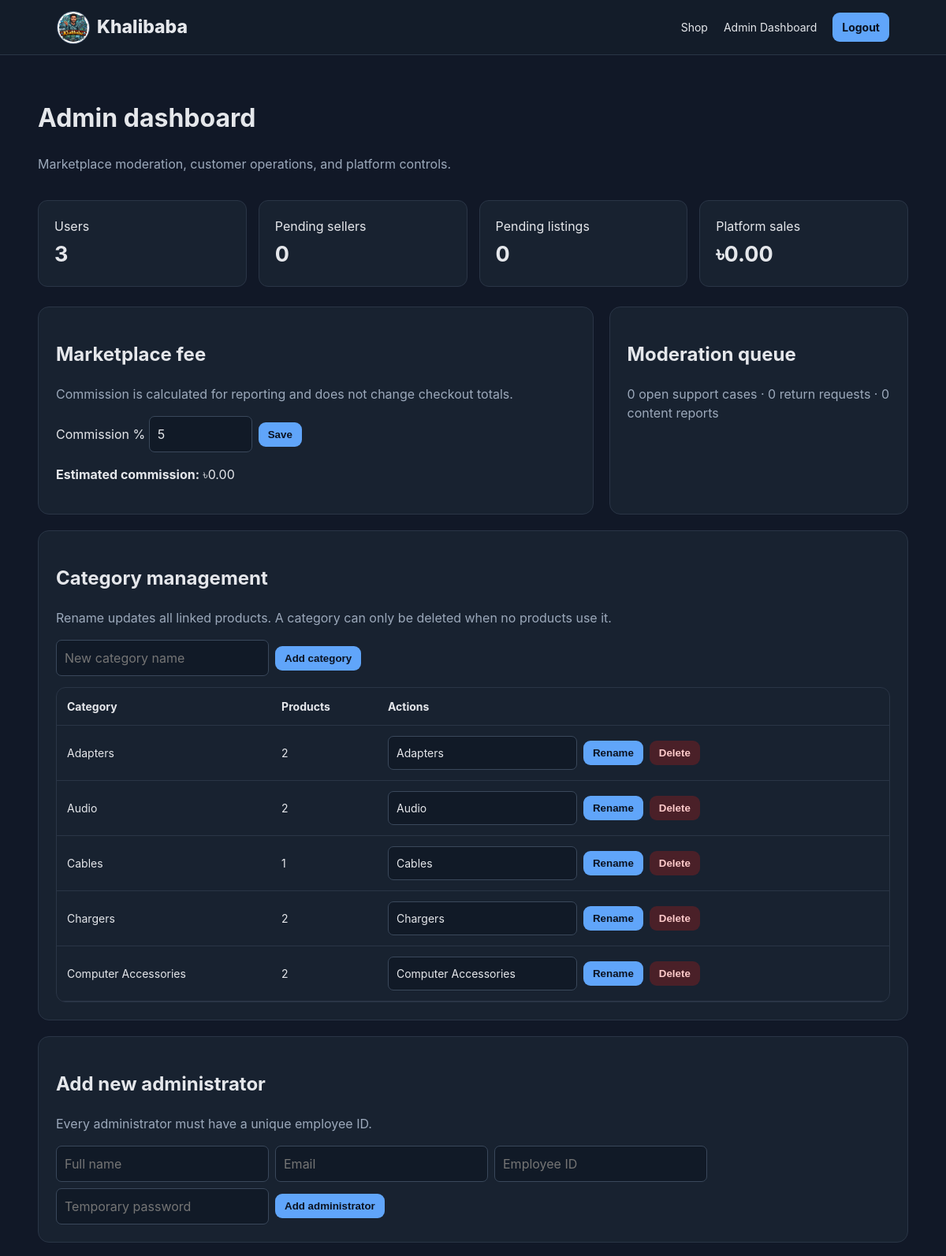
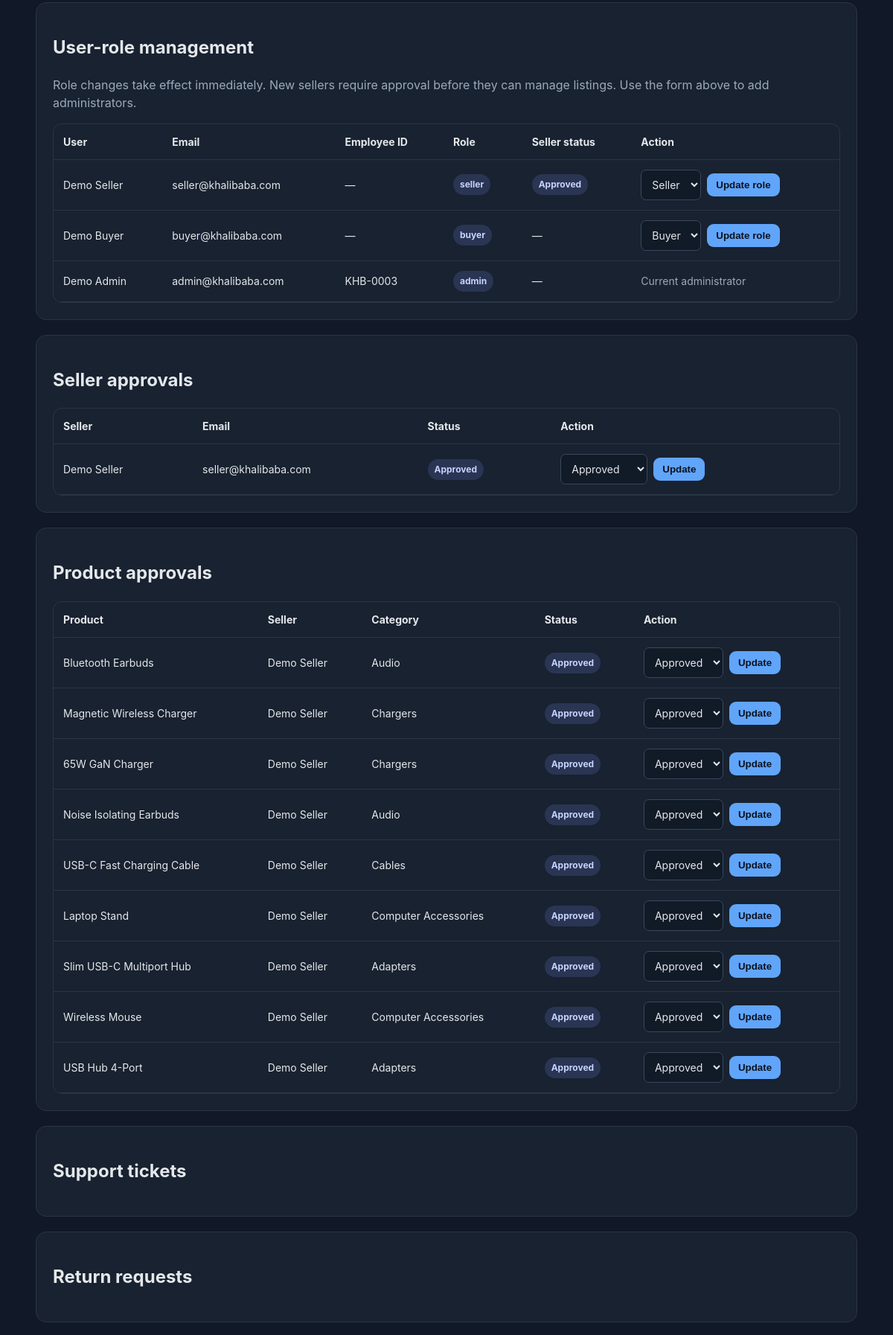
The page /admin/dashboard.php (signed in, upper part) on the database its author committed (2 pictures, top to bottom).
### tables this page shows
CREATE TABLE marketplace_settings (setting_key VARCHAR(80) PRIMARY KEY, setting_value VARCHAR(255) NOT NULL, updated_at TIMESTAMP DEFAULT CURRENT_TIMESTAMP ON UPDATE CURRENT_TIMESTAMP);

CREATE TABLE categories (
    id INT AUTO_INCREMENT PRIMARY KEY,
    name VARCHAR(80) NOT NULL UNIQUE,
    created_at TIMESTAMP DEFAULT CURRENT_TIMESTAMP
);

CREATE TABLE users (
    id INT AUTO_INCREMENT PRIMARY KEY,
    name VARCHAR(100) NOT NULL,
    email VARCHAR(150) NOT NULL UNIQUE,
    password VARCHAR(255) NOT NULL,
    role ENUM('buyer','seller','admin') NOT NULL DEFAULT 'buyer',
    employee_id VARCHAR(50) NULL UNIQUE,
    seller_status ENUM('Pending','Approved','Suspended') NOT NULL DEFAULT 'Approved',
    created_at TIMESTAMP DEFAULT CURRENT_TIMESTAMP
);

CREATE TABLE products (
    id INT AUTO_INCREMENT PRIMARY KEY,
    seller_id INT NOT NULL,
    name VARCHAR(150) NOT NULL,
    category VARCHAR(80) NOT NULL,
    description TEXT,
    price DECIMAL(10,2) NOT NULL,
    stock INT NOT NULL DEFAULT 0,
    image VARCHAR(255) DEFAULT NULL,
    brand VARCHAR(80) NOT NULL DEFAULT '', specifications TEXT, warranty VARCHAR(100) NOT NULL DEFAULT '',
    status ENUM('Pending','Approved','Rejected','Hidden') NOT NULL DEFAULT 'Approved',
    created_at TIMESTAMP DEFAULT CURRENT_TIMESTAMP,
    FOREIGN KEY (seller_id) REFERENCES users(id) ON DELETE CASCADE
);

### includes/config.php (called while the page is built, shortened)
<?php
function e($value) {
    return htmlspecialchars($value ?? '', ENT_QUOTES, 'UTF-8');
}
function taka($amount) {
    return "৳" . number_format((float)$amount, 2);
}
?>

### admin/dashboard.php (the view, shortened to what this page needs)
<?php
require_once '../includes/config.php';requireRole('admin');$notice='';
function adminCount($conn,$table,$condition='1=1'){return (int)$conn->query("SELECT COUNT(*) c FROM `$table` WHERE $condition")->fetch_assoc()['c'];}
$commission=$conn->query("SELECT setting_value FROM marketplace_settings WHERE setting_key='commission_rate'")->fetch_assoc()['setting_value'];
$sales=(float)$conn->query("SELECT COALESCE(SUM(total_amount),0) total FROM orders WHERE status NOT IN ('Cancelled')")->fetch_assoc()['total'];
$sellers=$conn->query("SELECT id,name,email,seller_status,created_at FROM users WHERE role='seller' ORDER BY seller_status='Pending' DESC,created_at DESC");$products=$conn->query("SELECT p.id,p.name,p.category,p.status,u.name seller FROM products p JOIN users u ON u.id=p.seller_id ORDER BY p.status='Pending' DESC,p.created_at DESC");$tickets=$conn->query("SELECT t.*,u.name user_name FROM support_tickets t JOIN users u ON u.id=t.user_id ORDER BY t.status IN ('Open','In Progress') DESC,t.updated_at DESC");$returns=$conn->query("SELECT r.*,u.name buyer_name FROM returns r JOIN users u ON u.id=r.buyer_id ORDER BY r.status='Requested' DESC,r.updated_at DESC");$reports=$conn->query("SELECT cr.*,u.name reporter_name,p.name product_name FROM content_reports cr JOIN users u ON u.id=cr.reporter_id LEFT JOIN products p ON p.id=cr.product_id ORDER BY cr.status='Open' DESC,cr.created_at DESC");$categories=$conn->query("SELECT c.id,c.name,COUNT(p.id) product_count FROM categories c LEFT JOIN products p ON p.category=c.name GROUP BY c.id,c.name ORDER BY c.name");$users=$conn->query("SELECT id,name,email,role,seller_status,employee_id,created_at FROM users ORDER BY created_at DESC");
$pageTitle='Admin dashboard';include '../includes/header.php'; ?>
<div class="section-head"><div><h1>Admin dashboard</h1><p class="muted">Marketplace moderation, customer operations, and platform controls.</p></div></div><?php if($notice):?><div class="notice success"><?=e($notice)?></div><?php endif;?>
<div class="stats"><div class="stat">Users<b><?=adminCount($conn,'users')?></b></div><div class="stat">Pending sellers<b><?=adminCount($conn,'users',"role='seller' AND seller_status='Pending'")?></b></div><div class="stat">Pending listings<b><?=adminCount($conn,'products',"status='Pending'")?></b></div><div class="stat">Platform sales<b><?=taka($sales)?></b></div></div>
<div class="dashboard-grid"><section class="panel"><h2>Marketplace fee</h2><p class="muted">Commission is calculated for reporting and does not change checkout totals.</p><form method="post" class="inline-form"><input type="hidden" name="action" value="commission"><label>Commission % <input type="number" name="rate" min="0" max="100" step=".1" value="<?=e($commission)?>"></label><button class="btn small">Save</button></form><p><b>Estimated commission:</b> <?=taka($sales*(float)$commission/100)?></p></section><section class="panel"><h2>Moderation queue</h2><p class="muted"><?=adminCount($conn,'support_tickets',"status IN ('Open','In Progress')")?> open support cases · <?=adminCount($conn,'returns',"status='Requested'")?> return requests · <?=adminCount($conn,'content_reports',"status='Open'")?> content reports</p></section></div>
<section class="panel stack-section"><h2>Category management</h2><p class="muted">Rename updates all linked products. A category can only be deleted when no products use it.</p><form method="post" class="inline-form"><input type="hidden" name="action" value="category_add"><input name="name" maxlength="80" required placeholder="New category name"><button class="btn small">Add category</button></form><div class="table-wrap" style="margin-top:14px"><table class="table"><tr><th>Category</th><th>Products</th><th>Actions</th></tr><?php while($category=$categories->fetch_assoc()):?><tr><td><?=e($category['name'])?></td><td><?=$category['product_count']?></td><td><form method="post" class="inline-form"><input type="hidden" name="category_id" value="<?=$category['id']?>"><input name="name" maxlength="80" required value="<?=e($category['name'])?>"><button class="btn small" name="action" value="category_rename">Rename</button><button class="btn small danger" name="action" value="category_delete" data-confirm="Delete this empty category?">Delete</button></form></td></tr><?php endwhile;?></table></div></section>
<section class="panel stack-section"><h2>Add new administrator</h2><p class="muted">Every administrator must have a unique employee ID.</p><form method="post" class="inline-form"><input type="hidden" name="action" value="admin_add"><input name="name" maxlength="100" required placeholder="Full name"><input type="email" name="email" required placeholder="Email"><input name="employee_id" maxlength="50" required placeholder="Employee ID"><input type="password" name="password" minlength="6" required placeholder="Temporary password"><button class="btn small">Add administrator</button></form></section>
<section class="panel stack-section"><h2>User-role management</h2><p class="muted">Role changes take effect immediately. New sellers require approval before they can manage listings. Use the form above to add administrators.</p><div class="table-wrap"><table class="table"><tr><th>User</th><th>Email</th><th>Employee ID</th><th>Role</th><th>Seller status</th><th>Action</th></tr><?php while($user=$users->fetch_assoc()):?><tr><td><?=e($user['name'])?></td><td><?=e($user['email'])?></td><td><?= $user['role']==='admin' ? e($user['employee_id']) : '—' ?></td><td><span class="badge"><?=e($user['role'])?></span></td><td><?php if($user['role']==='seller'):?><span class="badge"><?=e($user['seller_status'])?></span><?php else:?>—<?php endif;?></td><td><?php if((int)$user['id']===(int)$_SESSION['user']['id']):?><span class="muted">Current administrator</span><?php else:?><form method="post" class="inline-form"><input type="hidden" name="action" value="user_role"><input type="hidden" name="user_id" value="<?=$user['id']?>"><select name="role"><option value="buyer" <?=$user['role']==='buyer'?'selected':''?>>Buyer</option><option value="seller" <?=$user['role']==='seller'?'selected':''?>>Seller</option></select><button class="btn small">Update role</button></form><?php endif;?></td></tr><?php endwhile;?></table></div></section>
<section class="panel stack-section"><h2>Seller approvals</h2><div class="table-wrap"><table class="table"><tr><th>Seller</th><th>Email</th><th>Status</th><th>Action</th></tr><?php while($s=$sellers->fetch_assoc()):?><tr><td><?=e($s['name'])?></td><td><?=e($s['email'])?></td><td><span class="badge"><?=e($s['seller_status'])?></span></td><td><form method="post" class="inline-form"><input type="hidden" name="action" value="seller_status"><input type="hidden" name="id" value="<?=$s['id']?>"><select name="status"><option>Approved</option><option>Suspended</option></select><button class="btn small">Update</button></form></td></tr><?php endwhile;?></table></div></section>
<section class="panel stack-section"><h2>Product approvals</h2><div class="table-wrap"><table class="table"><tr><th>Product</th><th>Seller</th><th>Category</th><th>Status</th><th>Action</th></tr><?php while($p=$products->fetch_assoc()):?><tr><td><?=e($p['name'])?></td><td><?=e($p['seller'])?></td><td><?=e($p['category'])?></td><td><span class="badge"><?=e($p['status'])?></span></td><td><form method="post" class="inline-form"><input type="hidden" name="action" value="product_status"><input type="hidden" name="id" value="<?=$p['id']?>"><select name="status"><option>Approved</option><option>Rejected</option><option>Hidden</option></select><button class="btn small">Update</button></form></td></tr><?php endwhile;?></table></div></section>
<section class="panel stack-section"><h2>Support tickets</h2></section>
<section class="panel stack-section"><h2>Return requests</h2></section>
<?php include '../includes/footer.php'; ?>

### assets/css/style.css (style rules this page uses)
:root { --ink:#18212f;--muted:#697586;--line:#e7ebf0;--bg:#f7f9fc;--card:#fff;--accent:#2563eb;--accent2:#0f172a;--danger:#dc2626;--success:#15803d }
* { box-sizing:border-box }
body { margin:0;font-family:Inter,Arial,sans-serif;color:var(--ink);background:var(--bg);line-height:1.5 }
.btn { display:inline-block;background:var(--accent);color:#fff;border:0;padding:11px 17px;border-radius:9px;cursor:pointer;font-weight:700 }
.btn.small { padding:8px 12px }
.btn.danger { background:#fee2e2;color:#991b1b }
.section-head { display:flex;justify-content:space-between;align-items:center;margin-bottom:18px }
.muted { color:var(--muted) }
.table-wrap { overflow:auto;background:#fff;border:1px solid var(--line);border-radius:12px }
.table { width:100%;border-collapse:collapse }
.table th,.table td { padding:13px;text-align:left;border-bottom:1px solid var(--line);font-size:14px }
.badge { display:inline-block;padding:5px 9px;border-radius:99px;font-size:12px;font-weight:700;background:#eef2ff;color:#3730a3 }
.stats { display:grid;grid-template-columns:repeat(4,1fr);gap:15px;margin-bottom:25px }
.stat { background:#fff;border:1px solid var(--line);border-radius:12px;padding:20px }
.stat b { display:block;font-size:27px;margin-top:4px }
.dashboard-grid { display:grid;grid-template-columns:1.3fr .7fr;gap:20px }
.panel { background:#fff;border:1px solid var(--line);border-radius:14px;padding:22px }
:root { --ink:#e5e7eb;--muted:#9ca9bb;--line:#2a3546;--bg:#111827;--card:#182230;--accent:#60a5fa;--danger:#f87171;--success:#4ade80 }
.btn { color:#0b1220 }
.btn.danger { background:#4a2028;color:#fecaca }
.form-card,.table-wrap,.stat,.panel,.detail { background:var(--card) }
.badge { background:#293553;color:#c7d2fe }
.catalog-filter input,.catalog-filter select,.inline-form input,.inline-form select,.case-row input,.case-row select { padding:10px;border:1px solid #3a485b;border-radius:7px;background:#111a27;color:var(--ink);font:inherit }
.inline-form { display:flex;align-items:center;gap:8px;flex-wrap:wrap }
.stack-section { margin-top:20px }

### rows shown on the page
marketplace_settings: rate "5"
categories: name "Adapters", product_count "2"
categories: name "Audio", product_count "2"
categories: name "Cables", product_count "1"
categories: name "Chargers", product_count "2"
categories: name "Computer Accessories", product_count "2"
users: name "Demo Seller", email "seller@khalibaba.com", role "seller", seller_status "Approved", role "Seller"
users: name "Demo Buyer", email "buyer@khalibaba.com", role "buyer", role "Buyer"
users: name "Demo Admin", email "admin@khalibaba.com", employee "KHB-0003", role "admin", shows "Current administrator"
products: name "Bluetooth Earbuds", seller.name "Demo Seller", category "Audio", status "Approved"
products: name "Magnetic Wireless Charger", seller.name "Demo Seller", category "Chargers", status "Approved"
products: name "65W GaN Charger", seller.name "Demo Seller", category "Chargers", status "Approved"
products: name "Noise Isolating Earbuds", seller.name "Demo Seller", category "Audio", status "Approved"
products: name "USB-C Fast Charging Cable", seller.name "Demo Seller", category "Cables", status "Approved"
products: name "Laptop Stand", seller.name "Demo Seller", category "Computer Accessories", status "Approved"
products: name "Slim USB-C Multiport Hub", seller.name "Demo Seller", category "Adapters", status "Approved"
products: name "Wireless Mouse", seller.name "Demo Seller", category "Computer Accessories", status "Approved"
products: name "USB Hub 4-Port", seller.name "Demo Seller", category "Adapters", status "Approved"

### other values the page prints
adminCount($conn,'users') "3"
adminCount($conn,'users',"role='seller' AND seller_status='Pending'") "0"
adminCount($conn,'products',"status='Pending'") "0"
taka($sales) "৳0.00"
taka($sales*(float)$commission/100) "৳0.00"
adminCount($conn,'support_tickets',"status IN ('Open','In Progress')") "0"
adminCount($conn,'returns',"status='Requested'") "0"
adminCount($conn,'content_reports',"status='Open'") "0"
